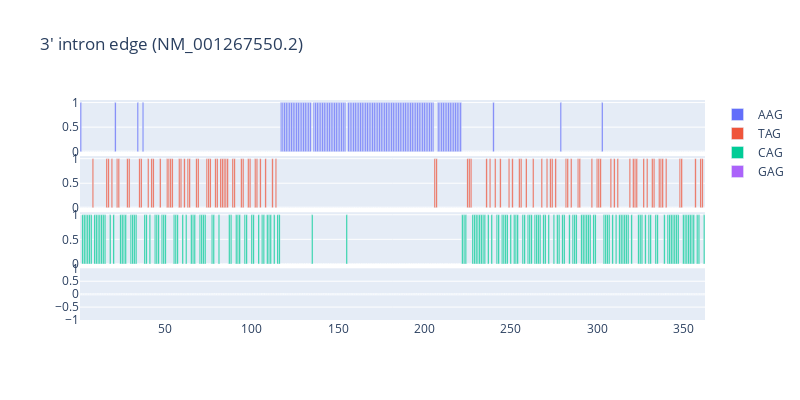

This figure's notebook cell:
### Code cell
# 各イントロンにおける3'側３塩基パターンの分布
fig = make_subplots(rows=4, cols=1, shared_xaxes=True, vertical_spacing=0.02)
for n, motif in enumerate(["".join(i)+"AG" for i in list("ATCG")]):
    introns = []
    for i in range(gbk.intron_num()):
        if gbk.intron_seq(i)[-len(motif):] == motif:
            introns.append(1)
        else:
            introns.append(0)
    x = [i+1 for i in range(len(introns))]
    y = introns
    df = pd.DataFrame({"introns": x, "existence":y, "intron":x})
    # ホバーテンプレートの設定
    hovertemplate = 'Intron: %{x}<extra></extra>'
    fig.add_trace(go.Bar(x=df['introns'], y=df['existence'], name=motif, hovertemplate=hovertemplate), row=n+1, col=1)
fig.update_layout(width=800, height=400, title_text=f"3' intron edge (NM_001267550.2)" )
fig.show()

### Figure 1 — Plotly figure (JSON) as saved in the notebook; plotly's stock layout.template omitted (floating-point values rounded to 4 significant figures; data arrays with more than 128 entries replaced by an {"elided": "..."} marker saying what was removed)
{"data": [{"hovertemplate": "Intron: %{x}<extra></extra>", "name": "AAG", "type": "bar", "x": {"elided": "362 int values"}, "xaxis": "x", "y": {"elided": "362 int values"}, "yaxis": "y"}, {"hovertemplate": "Intron: %{x}<extra></extra>", "name": "TAG", "type": "bar", "x": {"elided": "362 int values"}, "xaxis": "x2", "y": {"elided": "362 int values"}, "yaxis": "y2"}, {"hovertemplate": "Intron: %{x}<extra></extra>", "name": "CAG", "type": "bar", "x": {"elided": "362 int values"}, "xaxis": "x3", "y": {"elided": "362 int values"}, "yaxis": "y3"}, {"hovertemplate": "Intron: %{x}<extra></extra>", "name": "GAG", "type": "bar", "x": {"elided": "362 int values"}, "xaxis": "x4", "y": {"elided": "362 int values"}, "yaxis": "y4"}], "layout": {"height": 400, "title": {"text": "3' intron edge (NM_001267550.2)"}, "width": 800, "xaxis": {"anchor": "y", "domain": [0, 1], "matches": "x4", "showticklabels": false}, "xaxis2": {"anchor": "y2", "domain": [0, 1], "matches": "x4", "showticklabels": false}, "xaxis3": {"anchor": "y3", "domain": [0, 1], "matches": "x4", "showticklabels": false}, "xaxis4": {"anchor": "y4", "domain": [0, 1]}, "yaxis": {"anchor": "x", "domain": [0.765, 1.0]}, "yaxis2": {"anchor": "x2", "domain": [0.51, 0.745]}, "yaxis3": {"anchor": "x3", "domain": [0.255, 0.49]}, "yaxis4": {"anchor": "x4", "domain": [0, 0.235]}}}
